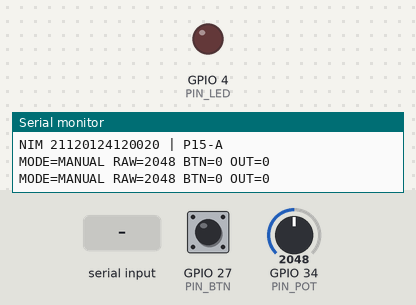
This sketch was run on a simulated ESP32. Shown: output pins drawn as LEDs (lit = HIGH), the last lines printed to the serial monitor. Inputs (shaded band) come from the test bench; at power-on: GPIO 27 (PIN_BTN) HIGH, GPIO 34 (PIN_POT) = 2048 (analog values on the 0–4095 scale).

Above: at 1.2 s.
1.3 s: GPIO 27 (PIN_BTN) pulled LOW for 0.15 s
At 1.37 s:
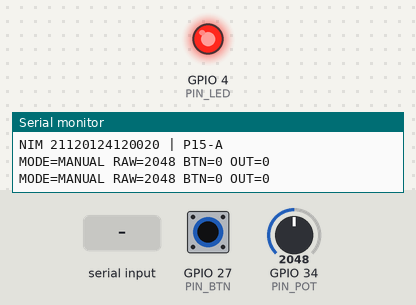
2.9 s: "MODE AUTO\n" received over Serial
4.5 s: "1\n" received over Serial
6.5 s: GPIO 34 (PIN_POT) set to 2357
8.0 s: GPIO 34 (PIN_POT) set to 2456
At 8.9 s:
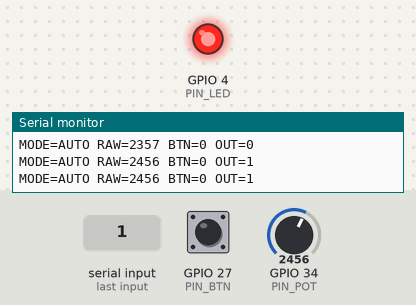
9.5 s: GPIO 34 (PIN_POT) set to 2273
11.0 s: GPIO 34 (PIN_POT) set to 2134
At 12.4 s:
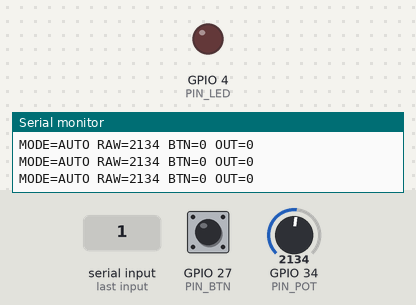
Timing chart, 0 to 13.5 s (numbered marks = the images above; inputs shaded):
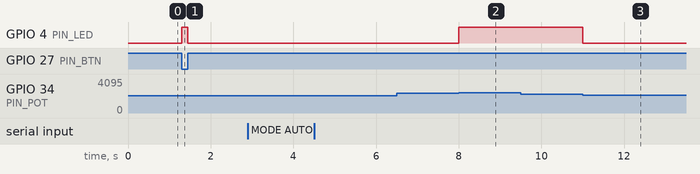

The sketch:

sketch.ino
```cpp
const char NIM[] = "21120124120020";

const int PIN_BTN = 27;
const int PIN_LED = 4;
const int PIN_POT = 34;

const int AMBANG_ATAS  = 2400;
const int AMBANG_BAWAH = 2200;

bool modeAuto = false;
int outState = 0;

unsigned long lastStatusMs  = 0;
unsigned long lastKinerjaMs = 0;
uint32_t loopCounter = 0;

void updateLogika() {
  int raw = analogRead(PIN_POT);
  int btn = (digitalRead(PIN_BTN) == LOW) ? 1 : 0;

  if (!modeAuto) {
    outState = btn;
  } else {
    if (raw >= AMBANG_ATAS) {
      outState = 1;
    } else if (raw <= AMBANG_BAWAH) {
      outState = 0;
    }
  }
  digitalWrite(PIN_LED, outState);
}

void cetakStatus() {
  updateLogika();
  int raw = analogRead(PIN_POT);
  int btn = (digitalRead(PIN_BTN) == LOW) ? 1 : 0;
  Serial.printf("MODE=%s RAW=%d BTN=%d OUT=%d\n",
                modeAuto ? "AUTO" : "MANUAL", raw, btn, outState);
}

void setup() {
  Serial.begin(115200);
  Serial.printf("NIM %s | P15-A\n", NIM);

  pinMode(PIN_BTN, INPUT_PULLUP);
  pinMode(PIN_LED, OUTPUT);
  analogReadResolution(12);
}

void loop() {
  loopCounter++;

  if (Serial.available() > 0) {
    String cmd = Serial.readStringUntil('\n');
    cmd.trim();
    if (cmd.equalsIgnoreCase("MODE AUTO")) {
      modeAuto = true;
      Serial.println("OK");
    } else if (cmd.equalsIgnoreCase("MODE MANUAL")) {
      modeAuto = false;
      Serial.println("OK");
    } else if (cmd.equalsIgnoreCase("STATUS?")) {
      cetakStatus();
    } else if (cmd.length() > 0) {
      Serial.println("ERR");
    }
  }

  updateLogika();

  unsigned long now = millis();
  if (now - lastStatusMs >= 500) {
    lastStatusMs = now;
    cetakStatus();
  }

  if (now - lastKinerjaMs >= 5000) {
    lastKinerjaMs = now;
    Serial.printf("# kinerja: %lu iterasi/5s\n", loopCounter);
    loopCounter = 0;
  }
}
```

Measured:
- the behaviour switches between 2201 and 2200 on GPIO 34 (PIN_POT) (found by bisection; images 2 and 3)
- after the input at 1.3 s, GPIO 4 (PIN_LED): LOW → HIGH at once, → LOW 0.15 s later
- after the input at 8.0 s, GPIO 4 (PIN_LED): LOW → HIGH at once
- after the input at 11.0 s, GPIO 4 (PIN_LED): HIGH → LOW at once
